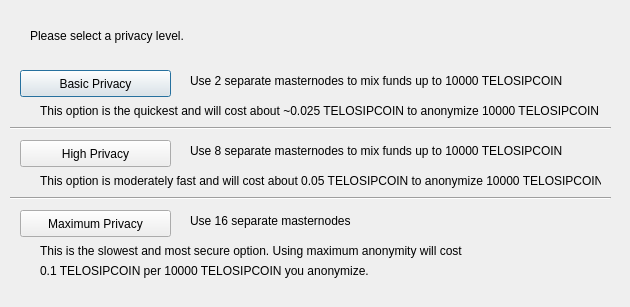
<?xml version="1.0" encoding="UTF-8"?>
<ui version="4.0">
 <class>ObfuscationConfig</class>
 <widget class="QDialog" name="ObfuscationConfig">
  <property name="geometry">
   <rect>
    <x>0</x>
    <y>0</y>
    <width>630</width>
    <height>307</height>
   </rect>
  </property>
  <property name="windowTitle">
   <string>Configure Obfuscation</string>
  </property>
  <widget class="QPushButton" name="buttonBasic">
   <property name="geometry">
    <rect>
     <x>20</x>
     <y>70</y>
     <width>151</width>
     <height>27</height>
    </rect>
   </property>
   <property name="text">
    <string>Basic Privacy</string>
   </property>
  </widget>
  <widget class="QPushButton" name="buttonHigh">
   <property name="geometry">
    <rect>
     <x>20</x>
     <y>140</y>
     <width>151</width>
     <height>27</height>
    </rect>
   </property>
   <property name="text">
    <string>High Privacy</string>
   </property>
  </widget>
  <widget class="QPushButton" name="buttonMax">
   <property name="geometry">
    <rect>
     <x>20</x>
     <y>210</y>
     <width>151</width>
     <height>27</height>
    </rect>
   </property>
   <property name="text">
    <string>Maximum Privacy</string>
   </property>
  </widget>
  <widget class="QLabel" name="label">
   <property name="geometry">
    <rect>
     <x>30</x>
     <y>20</y>
     <width>571</width>
     <height>31</height>
    </rect>
   </property>
   <property name="text">
    <string>Please select a privacy level.</string>
   </property>
  </widget>
  <widget class="QLabel" name="label_2">
   <property name="geometry">
    <rect>
     <x>190</x>
     <y>70</y>
     <width>421</width>
     <height>21</height>
    </rect>
   </property>
   <property name="text">
    <string>Use 2 separate masternodes to mix funds up to 10000 TELOSIPCOIN</string>
   </property>
  </widget>
  <widget class="QLabel" name="label_3">
   <property name="geometry">
    <rect>
     <x>190</x>
     <y>140</y>
     <width>411</width>
     <height>21</height>
    </rect>
   </property>
   <property name="text">
    <string>Use 8 separate masternodes to mix funds up to 10000 TELOSIPCOIN</string>
   </property>
  </widget>
  <widget class="QLabel" name="label_4">
   <property name="geometry">
    <rect>
     <x>190</x>
     <y>210</y>
     <width>421</width>
     <height>21</height>
    </rect>
   </property>
   <property name="text">
    <string>Use 16 separate masternodes</string>
   </property>
  </widget>
  <widget class="QLabel" name="label_6">
   <property name="geometry">
    <rect>
     <x>40</x>
     <y>100</y>
     <width>561</width>
     <height>21</height>
    </rect>
   </property>
   <property name="text">
    <string>This option is the quickest and will cost about ~0.025 TELOSIPCOIN to anonymize 10000 TELOSIPCOIN</string>
   </property>
  </widget>
  <widget class="QLabel" name="label_7">
   <property name="geometry">
    <rect>
     <x>40</x>
     <y>170</y>
     <width>561</width>
     <height>21</height>
    </rect>
   </property>
   <property name="text">
    <string>This option is moderately fast and will cost about 0.05 TELOSIPCOIN to anonymize 10000 TELOSIPCOIN</string>
   </property>
  </widget>
  <widget class="QLabel" name="label_8">
   <property name="geometry">
    <rect>
     <x>40</x>
     <y>240</y>
     <width>561</width>
     <height>21</height>
    </rect>
   </property>
   <property name="text">
    <string>This is the slowest and most secure option. Using maximum anonymity will cost</string>
   </property>
  </widget>
  <widget class="QLabel" name="label_9">
   <property name="geometry">
    <rect>
     <x>40</x>
     <y>260</y>
     <width>561</width>
     <height>21</height>
    </rect>
   </property>
   <property name="text">
    <string>0.1 TELOSIPCOIN per 10000 TELOSIPCOIN you anonymize.</string>
   </property>
  </widget>
  <widget class="Line" name="line">
   <property name="geometry">
    <rect>
     <x>10</x>
     <y>120</y>
     <width>601</width>
     <height>16</height>
    </rect>
   </property>
   <property name="orientation">
    <enum>Qt::Horizontal</enum>
   </property>
  </widget>
  <widget class="Line" name="line_2">
   <property name="geometry">
    <rect>
     <x>10</x>
     <y>190</y>
     <width>601</width>
     <height>16</height>
    </rect>
   </property>
   <property name="orientation">
    <enum>Qt::Horizontal</enum>
   </property>
  </widget>
 </widget>
 <resources/>
 <connections/>
</ui>
